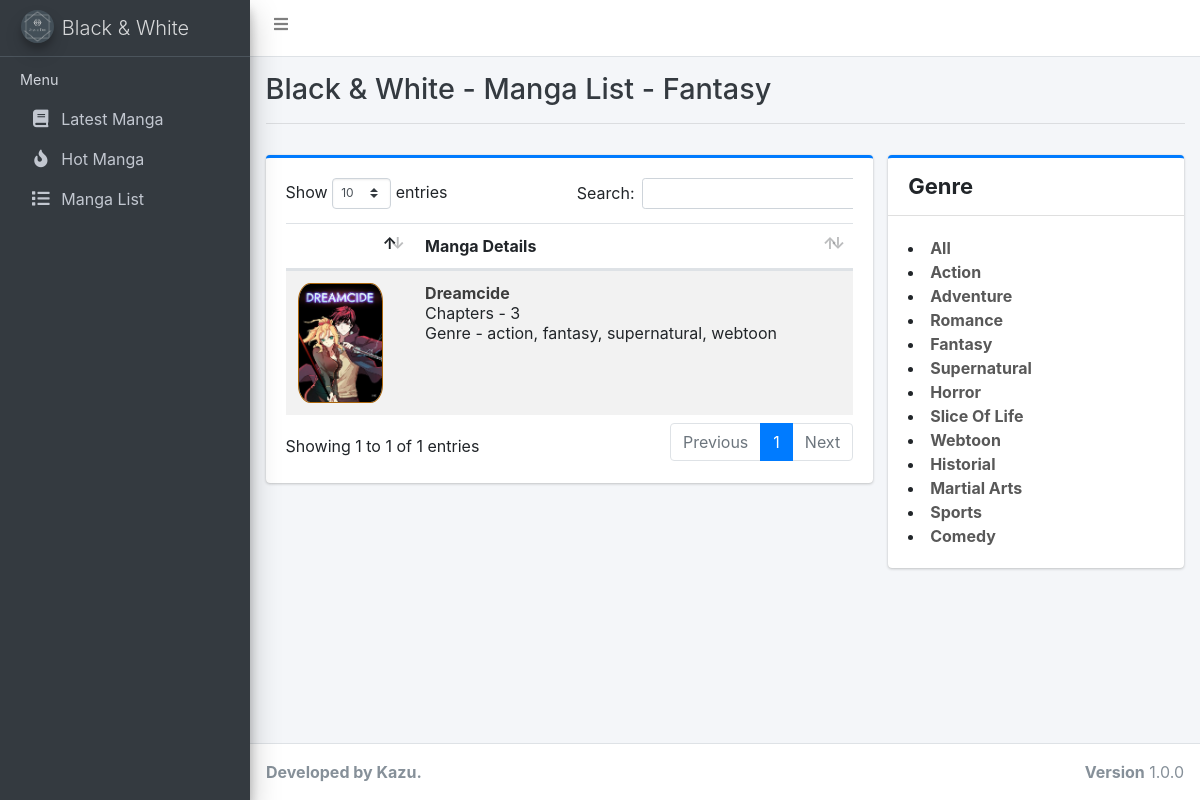
The app's page /mangalist.php?genre=fantasy with its own data.
### tables this page shows
CREATE TABLE `manga` (
  `id` int(11) NOT NULL,
  `manga_name` varchar(60) NOT NULL,
  `manga_link` varchar(50) NOT NULL,
  `chapters` int(11) NOT NULL DEFAULT 0,
  `genre` varchar(70) NOT NULL,
  `description` text NOT NULL,
  `status` varchar(12) NOT NULL DEFAULT 'On going',
  `created_date` datetime NOT NULL DEFAULT current_timestamp(),
  `updated_date` datetime NOT NULL DEFAULT current_timestamp(),
  `cover_photo` varchar(50) NOT NULL,
  `views` int(11) NOT NULL DEFAULT 0,
  `active` tinyint(1) NOT NULL DEFAULT 1
);

### utilities/helper.php (called while the page is built, shortened)
<?php
function get_genre($genre):string{
    $possible_genres=array("all","action","adventure","romance","fantasy","supernatural","horror","slice of life", "webtoon", "historical", "martial arts", "sports", "comedy");
    for ($x=0; $x<count($possible_genres); $x++) {
        if ($possible_genres[$x] == $genre) {
            $checker=true;
        }
    }
    return $genre;
}
?>

### mangalist.php (the view, shortened to what this page needs)
<html>
<?php
include "utilities/header.php";
if (isset($_GET['genre'])) {
  $genre = $_GET['genre'];
  $genre=get_genre($genre);
} else {
  $genre="all";
}
$dataML=mysqli_query($conn, "select * from manga where active=1 order by updated_date desc");
?>
<body class="hold-transition sidebar-mini layout-fixed">
  <div class="wrapper">
    <?php include "utilities/navbar.php" ?>
    <div class="content-wrapper">
      <div class="content-header">
        <div class="container-fluid">
          <div class="row mb-2">
            <div class="col-lg-8 col-12">
              <h1 class="m-0 text-dark">Black & White - Manga List - <?php echo ucwords($genre)?> </h1>
            </div>
          </div>
          <hr>
        </div>
      </div>
      <section class="content">
        <div class="container-fluid">
          <div class="row">
            <div class="col-lg-8 col-12">
              <div class="card card-primary card-outline">
                <div class="card-body">
                  <div class="table-responsive">
                      <table id="manga-table" class="table table-striped dt-table">
                          <thead>
                            <tr>
                              <th class="no-sort"></th>
                              <th>Manga Details</th>
                            </tr>
                          </thead>
                          <tbody>
                              <?php while ($manga = mysqli_fetch_assoc($dataML)) : ?>
                                  <?php if (str_contains($manga['genre'], $genre) or $genre=="all" ) : ?>
                                  <tr>
                                      <td><a href="mangadetails.php?mangaId=<?php echo $manga['id'] ?>"><img src="<?php echo $manga['cover_photo']; ?>" alt="" class="round listImg" style="height: 120px; width: 85px;"></a></td>
                                      <td><a class="manga-title" href="mangadetails.php?mangaId=<?php echo $manga['id'] ?>"><?php echo $manga["manga_name"] ?></a><br>Chapters - <?php echo $manga['chapters']; ?><br>Genre - <?php echo $manga['genre']; ?></td>
                                  </tr>
                                <?php endif; ?>
                              <?php endwhile; ?>
                          </tbody>
                      </table>
                  </div>
                </div>
              </div>
            </div>
            <div class="col-lg-4 col-12">
              <div class="card card-primary card-outline">
                <div class="card-header" style="font-weight: bold; font-size: 22px;">
                  Genre
                </div>
                <div class="card-body">
                  <div class="row">
                      <div class="col-lg-12 col-6"><li><a class="genre" href="mangalist.php?genre=all">All</a></li></div>
                      <div class="col-lg-12 col-6"><li><a class="genre" href="mangalist.php?genre=action">Action</a></li></div>
                      <div class="col-lg-12 col-6"><li><a class="genre" href="mangalist.php?genre=adventure">Adventure</a></li></div>
                      <div class="col-lg-12 col-6"><li><a class="genre" href="mangalist.php?genre=romance">Romance</a></li></div>
                      <div class="col-lg-12 col-6"><li><a class="genre" href="mangalist.php?genre=fantasy">Fantasy</a></li></div>
                      <div class="col-lg-12 col-6"><li><a class="genre" href="mangalist.php?genre=supernatural">Supernatural</a></li></div>
                      <div class="col-lg-12 col-6"><li><a class="genre" href="mangalist.php?genre=horror">Horror</a></li></div>
                      <div class="col-lg-12 col-6"><li><a class="genre" href="mangalist.php?genre=sliceoflife">Slice Of Life</a></li></div>
                      <div class="col-lg-12 col-6"><li><a class="genre" href="mangalist.php?genre=webtoon">Webtoon</a></li></div>
                      <div class="col-lg-12 col-6"><li><a class="genre" href="mangalist.php?genre=historical">Historial</a></li></div>
                      <div class="col-lg-12 col-6"><li><a class="genre" href="mangalist.php?genre=martialarts">Martial Arts</a></li></div>
                      <div class="col-lg-12 col-6"><li><a class="genre" href="mangalist.php?genre=sports">Sports</a></li></div>
                      <div class="col-lg-12 col-6"><li><a class="genre" href="mangalist.php?genre=comedy">Comedy</a></li></div>
                    </div>
                </div>
              </div>
            </div>
          </div>
        </div>
      </section>
    </div>
    <?php include "utilities/footer.php" ?>
  </div>
</body>
</html>

### mangalist.php (style rules this page uses)
.manga-title { font-weight: bold; color: black; opacity: 0.75; }
.genre { font-weight: bold; color: black; opacity: 0.65; }

### records on screen
manga: cover_photo (picture), manga_name "Dreamcide", chapters "3", genre "action, fantasy, supernatural, webtoon"

### other values on screen
$genre "Fantasy"
